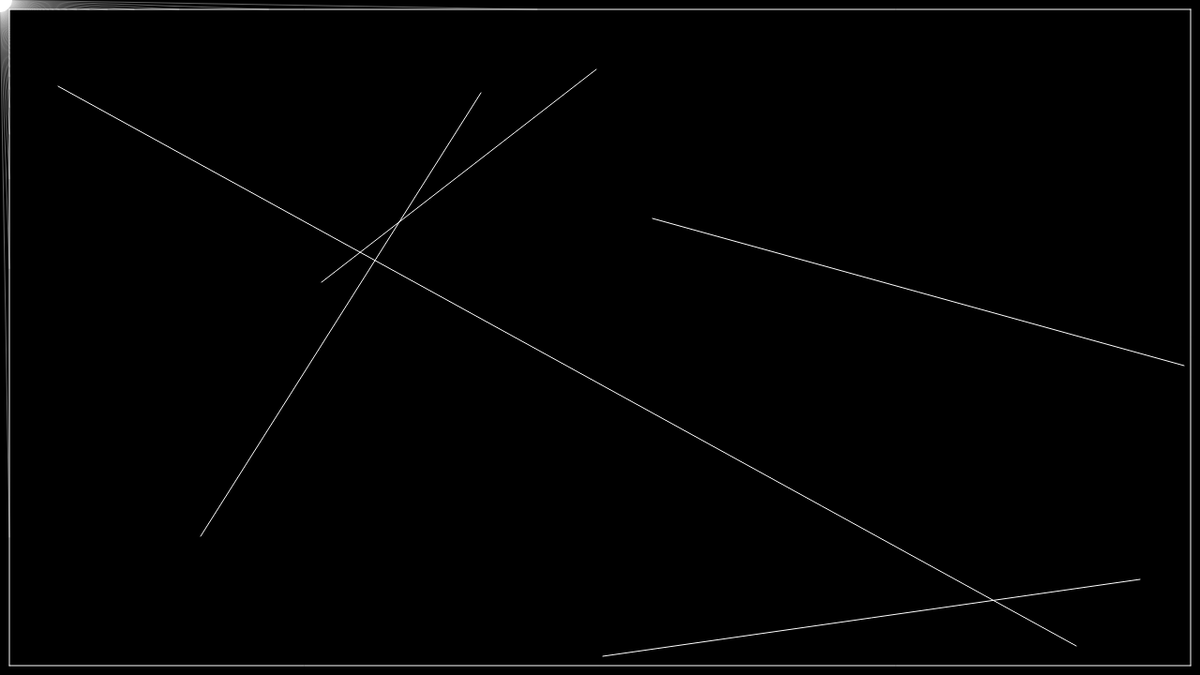
Frame 1 (no input)
Frame 60 (no input): identical to frame 1, image omitted
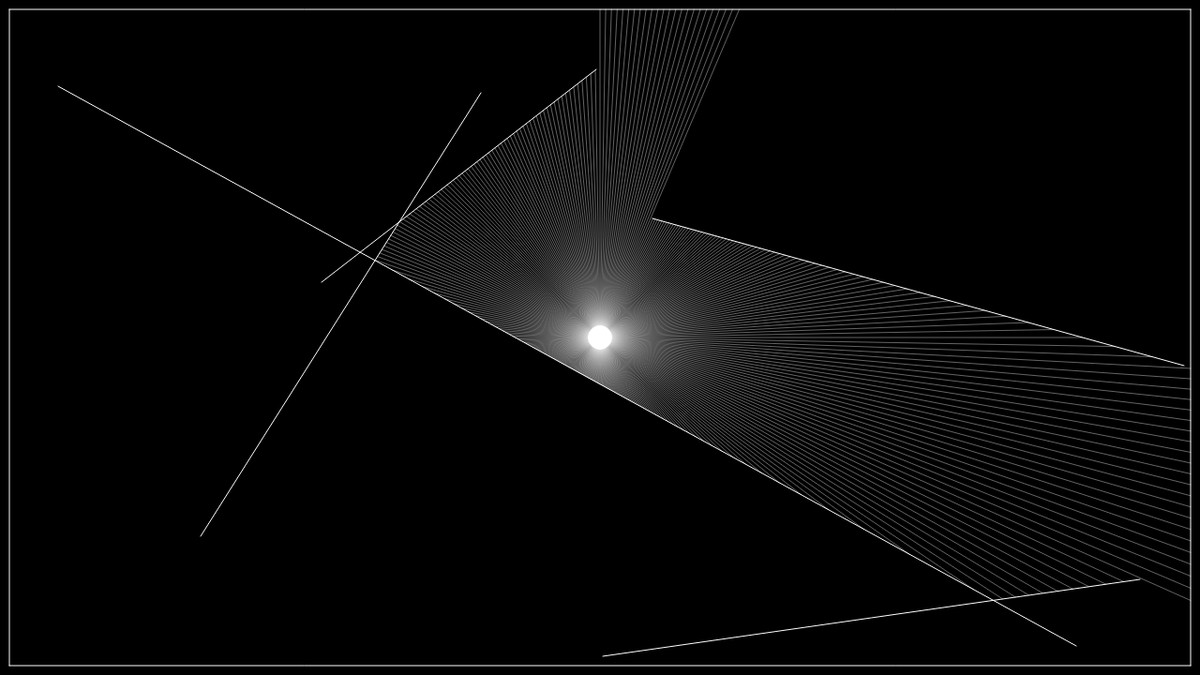
Frame 120 (the mouse pressed at the canvas centre since frame 60)

The p5.js sketch that drew these frames (run headless with seeded random() and noise() and a simulated clock; from frame 60 on, the mouse is pressed at the canvas centre):

// p5.js sketch
// ── sketch.js
bordes = [
    { x1: 10, y1: 10, x2: 1270, y2: 10 },
    { x1: 1270, y1: 10, x2: 1270, y2: 710 },
    { x1: 1270, y1: 710, x2: 10, y2: 710 },
    { x1: 10, y1: 710, x2: 10, y2: 10 },
]

function setup() {
    createCanvas(1280, 720);
    //Bordes Random
    for (let i =0; i < 5; i++){
        let coord1 = coordRandom();
        let coord2 = coordRandom();
        bordes.push({ x1:coord1.x, y1:coord1.y, x2:coord2.x, y2:coord2.y});
    }
}

function draw() {
    background(0);

    for (l of bordes) {
        stroke(255);
        line(l.x1, l.y1, l.x2, l.y2);
    }

    circle(mouseX, mouseY, 25);

    stroke(255);

    let grados = 0;
    for (let i =0; i < 360;i++) {
        let closest = null;
        let record = Infinity;
        let posicion = createVector(mouseX,mouseY);
        let direccion = p5.Vector.fromAngle(radians(grados));
        for (let linea of bordes) {
            const pt = calcularInterseccion(linea,posicion,direccion);
            if (pt) {
                const d = p5.Vector.dist(posicion, pt);
                if (d < record) {
                    record = d;
                    closest = pt;
                }
            }
        }
        if (closest) {
            stroke(255, 100);
            line(posicion.x, posicion.y, closest.x, closest.y);
        }
        grados+=1;
    }

}


function calcularInterseccion(linea, posicion, direccion) {
    const x1 = linea.x1;
    const y1 = linea.y1;
    const x2 = linea.x2;
    const y2 = linea.y2;

    const x3 = posicion.x;
    const y3 = posicion.y;
    const x4 = posicion.x + direccion.x;
    const y4 = posicion.y + direccion.y;

    const den = (x1 - x2) * (y3 - y4) - (y1 - y2) * (x3 - x4);
    if (den == 0) {
        return;
    }

    const t = ((x1 - x3) * (y3 - y4) - (y1 - y3) * (x3 - x4)) / den;
    const u = -((x1 - x2) * (y1 - y3) - (y1 - y2) * (x1 - x3)) / den;
    if (t > 0 && t < 1 && u > 0) {
        const pt = createVector();
        pt.x = x1 + t * (x2 - x1);
        pt.y = y1 + t * (y2 - y1);
        return pt;
    } else {
        return;
    }
}

function coordRandom() {
    let x = Math.round(Math.random() * (1270 - 10) + 10);
    let y = Math.round(Math.random() * (710 - 10) + 10);
    return { x, y };
}
// ── canvas.js
var c;
var canvas;

function createCanvas(width, heigh) {
    var element = document.createElement('canvas');

    element.id = "canvas";
    element.width = width;
    element.height = heigh;

    document.getElementsByTagName("body")[0].appendChild(element);

    c = document.getElementById("canvas");
    canvas = c.getContext("2d");
}

function setColor(r, g, b) {
    canvas.fillStyle = "rgb(" + r + ", " + g + "," + b + ")";
    canvas.strokeStyle = "rgb(" + r + ", " + g + "," + b + ")";
}

function drawRect(x1, y1, x2, y2) {
    canvas.fillRect(x1, y1, x2, y2);
}

function drawLine(x1, y1, x2, y2) {
    canvas.beginPath();
    canvas.moveTo(x1, y1);
    canvas.lineTo(x2, y2);
    canvas.stroke();
}

function drawCircle(x, y, r, angle1, angle2) {
    canvas.beginPath();
    canvas.arc(x, y, r, angle1, angle2 * Math.PI);
    canvas.fill();
}
// ── functions.js
function calcDist(firstPoint, secondPoint) {
    let d;
    d = Math.sqrt(
        Math.pow(firstPoint.x - secondPoint.x, 2) +
        Math.pow(firstPoint.y - secondPoint.y, 2)
    );
    return d;
}

function angleToRadians(angle) {
    let radians = (angle * Math.PI) / 180;
    return radians;
}

function vectorFromAngle(radians) {
    let vector = {
        x: Math.cos(radians),
        y: Math.sin(radians),
    };
    return vector;
}

function createVector() {
    return { x: null, y: null };
}

function calcIntersection(linea, posicion, direccion) {
    const x1 = linea.x1;
    const y1 = linea.y1;
    const x2 = linea.x2;
    const y2 = linea.y2;

    const x3 = posicion.x;
    const y3 = posicion.y;
    const x4 = posicion.x + direccion.x;
    const y4 = posicion.y + direccion.y;

    const den = (x1 - x2) * (y3 - y4) - (y1 - y2) * (x3 - x4);
    if (den == 0) {
        return;
    }

    const t = ((x1 - x3) * (y3 - y4) - (y1 - y3) * (x3 - x4)) / den;
    const u = -((x1 - x2) * (y1 - y3) - (y1 - y2) * (x1 - x3)) / den;
    if (t > 0 && t < 1 && u > 0) {
        const pt = createVector();
        pt.x = x1 + t * (x2 - x1);
        pt.y = y1 + t * (y2 - y1);
        return pt;
    } else {
        return;
    }
}

function coordRandom() {
    let x = Math.round(Math.random() * (1270 - 10) + 10);
    let y = Math.round(Math.random() * (710 - 10) + 10);
    return { x, y };
}
